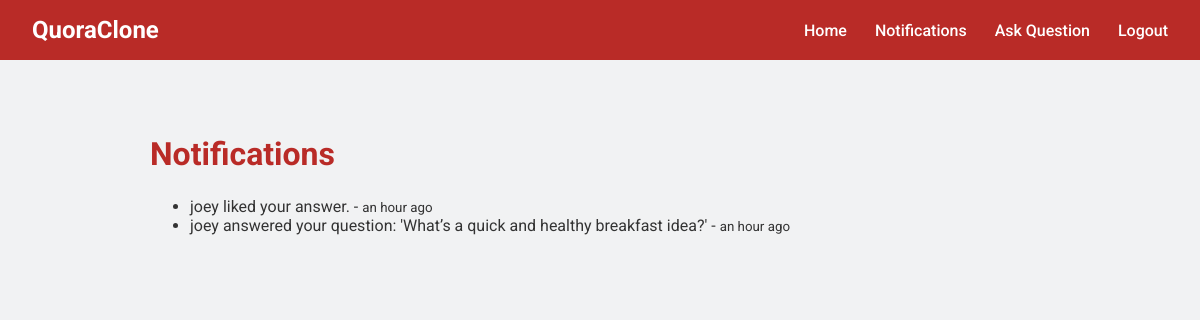
The app's page /notifications/ (signed in) with its own data.
### core/models.py (models this page shows, shortened)
class Notification(models.Model):
    user = models.ForeignKey(User, on_delete=models.CASCADE, related_name='notifications')
    message = models.TextField()
    is_read = models.BooleanField(default=False)
    timestamp = models.DateTimeField(auto_now_add=True)

### core/views.py (the view)
# urls.py: path('notifications/', views.notifications, name='notifications'),
@login_required
def notifications(request):
    notifs = request.user.notifications.order_by('-timestamp')
    return render(request, 'core/notifications.html', {'notifications': notifs})

### core/templates/core/notifications.html
{% extends 'core/base.html' %}
{% load humanize %}
{% block content %}
<h2>Notifications</h2>
<ul>
    {% for notification in notifications %}
        <li>{{ notification.message }} - <small>{{ notification.timestamp|naturaltime }}</small></li>
    {% empty %}
        <li>No notifications yet.</li>
    {% endfor %}
</ul>
{% endblock %}

### core/static/core/css/styles.css (style rules this page uses)
body { margin: 0; font-family: 'Roboto', sans-serif; background-color: #f1f2f3; color: #333; }
h2 { font-size: 2rem; color: #b92b27; margin-bottom: 1.5rem; }

### records on screen
Notification: message "joey liked your answer.", timestamp "an hour ago"
Notification: message "joey answered your question: 'What’s a quick and healthy breakfast idea?'", timestamp "an hour ago"
